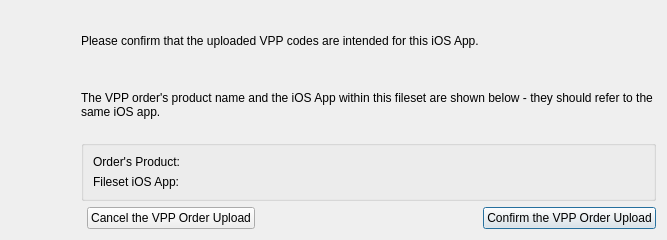
<?xml version="1.0" encoding="UTF-8"?>
<ui version="4.0">
 <class>ConfirmVPPUploadDialog</class>
 <widget class="QDialog" name="ConfirmVPPUploadDialog">
  <property name="geometry">
   <rect>
    <x>0</x>
    <y>0</y>
    <width>667</width>
    <height>240</height>
   </rect>
  </property>
  <property name="windowTitle">
   <string>Check VPP Upload</string>
  </property>
  <property name="sizeGripEnabled">
   <bool>false</bool>
  </property>
  <layout class="QGridLayout" name="gridLayout">
   <item row="0" column="0" rowspan="3">
    <layout class="QVBoxLayout" name="verticalLayout_2">
     <item>
      <widget class="QLabel" name="logoLabel">
       <property name="minimumSize">
        <size>
         <width>64</width>
         <height>64</height>
        </size>
       </property>
       <property name="text">
        <string/>
       </property>
       <property name="alignment">
        <set>Qt::AlignCenter</set>
       </property>
       <property name="margin">
        <number>0</number>
       </property>
       <property name="textInteractionFlags">
        <set>Qt::NoTextInteraction</set>
       </property>
      </widget>
     </item>
     <item>
      <spacer name="verticalSpacer">
       <property name="orientation">
        <enum>Qt::Vertical</enum>
       </property>
       <property name="sizeHint" stdset="0">
        <size>
         <width>20</width>
         <height>40</height>
        </size>
       </property>
      </spacer>
     </item>
    </layout>
   </item>
   <item row="0" column="1" colspan="4">
    <widget class="QLabel" name="label">
     <property name="text">
      <string>Please confirm that the uploaded VPP codes are intended for this iOS App.</string>
     </property>
     <property name="wordWrap">
      <bool>true</bool>
     </property>
    </widget>
   </item>
   <item row="1" column="1" colspan="4">
    <widget class="QLabel" name="label_2">
     <property name="text">
      <string>The VPP order's product name and the iOS App within this fileset are shown below - they should refer to the same iOS app.</string>
     </property>
     <property name="wordWrap">
      <bool>true</bool>
     </property>
    </widget>
   </item>
   <item row="2" column="1" colspan="4">
    <widget class="QGroupBox" name="groupBox">
     <property name="title">
      <string/>
     </property>
     <property name="flat">
      <bool>false</bool>
     </property>
     <layout class="QFormLayout" name="formLayout">
      <property name="fieldGrowthPolicy">
       <enum>QFormLayout::FieldsStayAtSizeHint</enum>
      </property>
      <property name="verticalSpacing">
       <number>-1</number>
      </property>
      <item row="0" column="0">
       <widget class="QLabel" name="label_3">
        <property name="text">
         <string>Order's Product:</string>
        </property>
        <property name="alignment">
         <set>Qt::AlignRight|Qt::AlignTrailing|Qt::AlignVCenter</set>
        </property>
       </widget>
      </item>
      <item row="0" column="1">
       <widget class="QLabel" name="labelProduct">
        <property name="sizePolicy">
         <sizepolicy hsizetype="Preferred" vsizetype="Preferred">
          <horstretch>0</horstretch>
          <verstretch>0</verstretch>
         </sizepolicy>
        </property>
        <property name="text">
         <string>&lt;product name that is really quite long plus the seller&gt;</string>
        </property>
        <property name="alignment">
         <set>Qt::AlignLeading|Qt::AlignLeft|Qt::AlignTop</set>
        </property>
        <property name="wordWrap">
         <bool>false</bool>
        </property>
       </widget>
      </item>
      <item row="1" column="0">
       <widget class="QLabel" name="label_5">
        <property name="text">
         <string>Fileset iOS App:</string>
        </property>
        <property name="alignment">
         <set>Qt::AlignRight|Qt::AlignTrailing|Qt::AlignVCenter</set>
        </property>
       </widget>
      </item>
      <item row="1" column="1">
       <widget class="QLabel" name="labelAppName">
        <property name="text">
         <string>&lt;ios app name&gt;</string>
        </property>
        <property name="alignment">
         <set>Qt::AlignLeading|Qt::AlignLeft|Qt::AlignTop</set>
        </property>
       </widget>
      </item>
     </layout>
    </widget>
   </item>
   <item row="3" column="4">
    <widget class="QPushButton" name="buttonConfirm">
     <property name="text">
      <string>Confirm the VPP Order Upload</string>
     </property>
    </widget>
   </item>
   <item row="3" column="2">
    <widget class="QPushButton" name="buttonCancel">
     <property name="text">
      <string>Cancel the VPP Order Upload</string>
     </property>
    </widget>
   </item>
   <item row="3" column="3">
    <spacer name="horizontalSpacer">
     <property name="orientation">
      <enum>Qt::Horizontal</enum>
     </property>
     <property name="sizeHint" stdset="0">
      <size>
       <width>40</width>
       <height>20</height>
      </size>
     </property>
    </spacer>
   </item>
  </layout>
 </widget>
 <resources>
  <include location="../FileWaveGuiLib/GuiLib.qrc"/>
 </resources>
 <connections>
  <connection>
   <sender>buttonConfirm</sender>
   <signal>clicked()</signal>
   <receiver>ConfirmVPPUploadDialog</receiver>
   <slot>accept()</slot>
   <hints>
    <hint type="sourcelabel">
     <x>546</x>
     <y>195</y>
    </hint>
    <hint type="destinationlabel">
     <x>299</x>
     <y>107</y>
    </hint>
   </hints>
  </connection>
  <connection>
   <sender>buttonCancel</sender>
   <signal>clicked()</signal>
   <receiver>ConfirmVPPUploadDialog</receiver>
   <slot>reject()</slot>
   <hints>
    <hint type="sourcelabel">
     <x>214</x>
     <y>219</y>
    </hint>
    <hint type="destinationlabel">
     <x>333</x>
     <y>119</y>
    </hint>
   </hints>
  </connection>
 </connections>
</ui>
